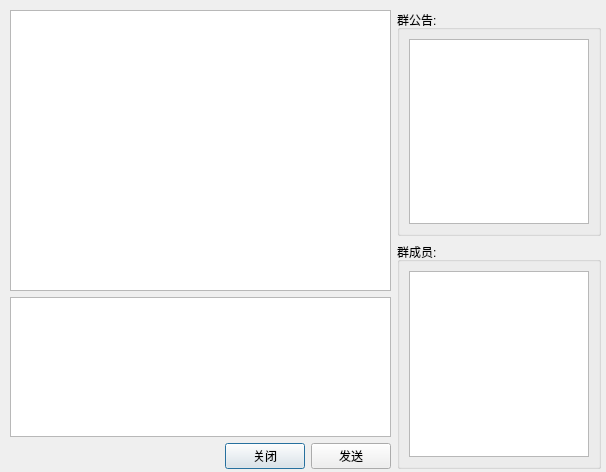
<?xml version="1.0" encoding="UTF-8"?>
<ui version="4.0">
 <class>ChatRoomDialog</class>
 <widget class="QDialog" name="ChatRoomDialog">
  <property name="geometry">
   <rect>
    <x>0</x>
    <y>0</y>
    <width>606</width>
    <height>472</height>
   </rect>
  </property>
  <property name="windowTitle">
   <string>Dialog</string>
  </property>
  <widget class="QWidget" name="layoutWidget">
   <property name="geometry">
    <rect>
     <x>10</x>
     <y>10</y>
     <width>591</width>
     <height>459</height>
    </rect>
   </property>
   <layout class="QHBoxLayout" name="horizontalLayout" stretch="1,0">
    <item>
     <layout class="QVBoxLayout" name="verticalLayout_4" stretch="0,0,0">
      <item>
       <widget class="QPlainTextEdit" name="edit_recv">
        <property name="readOnly">
         <bool>true</bool>
        </property>
       </widget>
      </item>
      <item>
       <widget class="QTextEdit" name="edit_send">
        <property name="maximumSize">
         <size>
          <width>16777215</width>
          <height>140</height>
         </size>
        </property>
       </widget>
      </item>
      <item>
       <layout class="QHBoxLayout" name="horizontalLayout_2" stretch="1,0,0">
        <property name="topMargin">
         <number>0</number>
        </property>
        <item>
         <spacer name="horizontalSpacer">
          <property name="orientation">
           <enum>Qt::Horizontal</enum>
          </property>
          <property name="sizeHint" stdset="0">
           <size>
            <width>40</width>
            <height>20</height>
           </size>
          </property>
         </spacer>
        </item>
        <item>
         <widget class="QPushButton" name="btn_close">
          <property name="text">
           <string>关闭</string>
          </property>
         </widget>
        </item>
        <item>
         <widget class="QPushButton" name="btn_send">
          <property name="text">
           <string>发送</string>
          </property>
         </widget>
        </item>
       </layout>
      </item>
     </layout>
    </item>
    <item>
     <layout class="QVBoxLayout" name="verticalLayout_3">
      <item>
       <widget class="QGroupBox" name="groupBox">
        <property name="title">
         <string>群公告:</string>
        </property>
        <layout class="QVBoxLayout" name="verticalLayout">
         <item>
          <widget class="QTextEdit" name="edit_notice">
           <property name="minimumSize">
            <size>
             <width>150</width>
             <height>0</height>
            </size>
           </property>
           <property name="maximumSize">
            <size>
             <width>180</width>
             <height>16777215</height>
            </size>
           </property>
           <property name="readOnly">
            <bool>true</bool>
           </property>
          </widget>
         </item>
        </layout>
       </widget>
      </item>
      <item>
       <widget class="QGroupBox" name="groupBox_2">
        <property name="title">
         <string>群成员:</string>
        </property>
        <layout class="QVBoxLayout" name="verticalLayout_2">
         <item>
          <widget class="QListView" name="lv_members">
           <property name="minimumSize">
            <size>
             <width>150</width>
             <height>0</height>
            </size>
           </property>
           <property name="maximumSize">
            <size>
             <width>180</width>
             <height>16777215</height>
            </size>
           </property>
          </widget>
         </item>
        </layout>
       </widget>
      </item>
     </layout>
    </item>
   </layout>
  </widget>
 </widget>
 <resources/>
 <connections/>
</ui>
